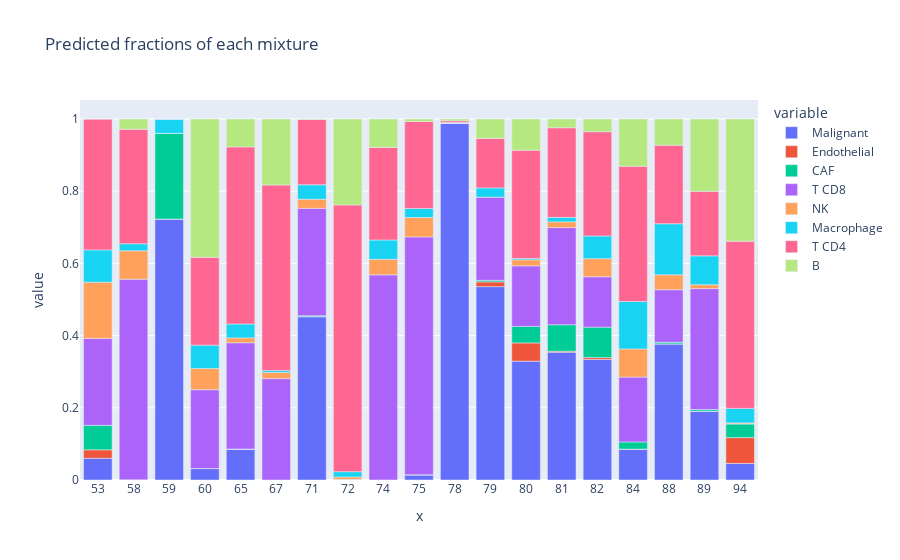

The cell this chart's notebook holds for it:
### Code cell
fig = px.bar(
    fractions_csx,  #.astype(index={"mixture_id": str}),
    x=fractions_csx.index.astype(str),
    y=fractions_csx.columns,
    title="Predicted fractions of each mixture"
)

fig.show()

### Figure 1 — Plotly figure (JSON) as saved in the notebook; plotly's stock layout.template omitted (floating-point values rounded to 4 significant figures)
{"data": [{"alignmentgroup": "True", "hovertemplate": "variable=Malignant<br>x=%{x}<br>value=%{y}<extra></extra>", "legendgroup": "Malignant", "marker": {"color": "#636efa", "pattern": {"shape": ""}}, "name": "Malignant", "offsetgroup": "Malignant", "orientation": "v", "showlegend": true, "textposition": "auto", "type": "bar", "x": ["53", "58", "59", "60", "65", "67", "71", "72", "74", "75", "78", "79", "80", "81", "82", "84", "88", "89", "94"], "xaxis": "x", "y": [0.06027, 0, 0.7228, 0.03165, 0.08585, 0, 0.4522, 0.0006403, 0, 0.01439, 0.9886, 0.5357, 0.3293, 0.3538, 0.3339, 0.08454, 0.377, 0.1904, 0.04587], "yaxis": "y"}, {"alignmentgroup": "True", "hovertemplate": "variable=Endothelial<br>x=%{x}<br>value=%{y}<extra></extra>", "legendgroup": "Endothelial", "marker": {"color": "#EF553B", "pattern": {"shape": ""}}, "name": "Endothelial", "offsetgroup": "Endothelial", "orientation": "v", "showlegend": true, "textposition": "auto", "type": "bar", "x": ["53", "58", "59", "60", "65", "67", "71", "72", "74", "75", "78", "79", "80", "81", "82", "84", "88", "89", "94"], "xaxis": "x", "y": [0.02334, 0, 1.231e-05, 0.0002451, 0, 0, 0.0005218, 0, 0, 4.345e-05, 0, 0.01305, 0.05049, 0.00282, 0.005229, 0.0009506, 0, 0.0003915, 0.07156], "yaxis": "y"}, {"alignmentgroup": "True", "hovertemplate": "variable=CAF<br>x=%{x}<br>value=%{y}<extra></extra>", "legendgroup": "CAF", "marker": {"color": "#00cc96", "pattern": {"shape": ""}}, "name": "CAF", "offsetgroup": "CAF", "orientation": "v", "showlegend": true, "textposition": "auto", "type": "bar", "x": ["53", "58", "59", "60", "65", "67", "71", "72", "74", "75", "78", "79", "80", "81", "82", "84", "88", "89", "94"], "xaxis": "x", "y": [0.06784, 0.0005217, 0.2374, 0, 0, 0, 0.00239, 0.0009415, 0.0001119, 0, 0.0005189, 0.004319, 0.04569, 0.07347, 0.08432, 0.0199, 0.00439, 0.004475, 0.03827], "yaxis": "y"}, {"alignmentgroup": "True", "hovertemplate": "variable=T CD8<br>x=%{x}<br>value=%{y}<extra></extra>", "legendgroup": "T CD8", "marker": {"color": "#ab63fa", "pattern": {"shape": ""}}, "name": "T CD8", "offsetgroup": "T CD8", "orientation": "v", "showlegend": true, "textposition": "auto", "type": "bar", "x": ["53", "58", "59", "60", "65", "67", "71", "72", "74", "75", "78", "79", "80", "81", "82", "84", "88", "89", "94"], "xaxis": "x", "y": [0.2408, 0.5556, 0, 0.2182, 0.2944, 0.2809, 0.2975, 0, 0.5682, 0.6588, 0, 0.2306, 0.1678, 0.269, 0.1396, 0.1797, 0.1457, 0.335, 0], "yaxis": "y"}, {"alignmentgroup": "True", "hovertemplate": "variable=NK<br>x=%{x}<br>value=%{y}<extra></extra>", "legendgroup": "NK", "marker": {"color": "#FFA15A", "pattern": {"shape": ""}}, "name": "NK", "offsetgroup": "NK", "orientation": "v", "showlegend": true, "textposition": "auto", "type": "bar", "x": ["53", "58", "59", "60", "65", "67", "71", "72", "74", "75", "78", "79", "80", "81", "82", "84", "88", "89", "94"], "xaxis": "x", "y": [0.1558, 0.07889, 6.142e-05, 0.05895, 0.01348, 0.01737, 0.02525, 0.006733, 0.04306, 0.0539, 0, 0, 0.01671, 0.01597, 0.05008, 0.07804, 0.04133, 0.01071, 0.002549], "yaxis": "y"}, {"alignmentgroup": "True", "hovertemplate": "variable=Macrophage<br>x=%{x}<br>value=%{y}<extra></extra>", "legendgroup": "Macrophage", "marker": {"color": "#19d3f3", "pattern": {"shape": ""}}, "name": "Macrophage", "offsetgroup": "Macrophage", "orientation": "v", "showlegend": true, "textposition": "auto", "type": "bar", "x": ["53", "58", "59", "60", "65", "67", "71", "72", "74", "75", "78", "79", "80", "81", "82", "84", "88", "89", "94"], "xaxis": "x", "y": [0.08944, 0.01947, 0.03953, 0.06453, 0.03843, 0.005179, 0.03998, 0.01476, 0.05343, 0.02497, 0.001037, 0.02545, 0.00376, 0.01238, 0.06298, 0.1314, 0.1415, 0.07999, 0.04014], "yaxis": "y"}, {"alignmentgroup": "True", "hovertemplate": "variable=T CD4<br>x=%{x}<br>value=%{y}<extra></extra>", "legendgroup": "T CD4", "marker": {"color": "#FF6692", "pattern": {"shape": ""}}, "name": "T CD4", "offsetgroup": "T CD4", "orientation": "v", "showlegend": true, "textposition": "auto", "type": "bar", "x": ["53", "58", "59", "60", "65", "67", "71", "72", "74", "75", "78", "79", "80", "81", "82", "84", "88", "89", "94"], "xaxis": "x", "y": [0.3625, 0.3171, 0.000214, 0.2432, 0.4905, 0.5138, 0.1809, 0.7388, 0.2564, 0.2409, 0.004847, 0.1371, 0.2998, 0.2483, 0.2886, 0.3745, 0.2176, 0.1786, 0.4632], "yaxis": "y"}, {"alignmentgroup": "True", "hovertemplate": "variable=B<br>x=%{x}<br>value=%{y}<extra></extra>", "legendgroup": "B", "marker": {"color": "#B6E880", "pattern": {"shape": ""}}, "name": "B", "offsetgroup": "B", "orientation": "v", "showlegend": true, "textposition": "auto", "type": "bar", "x": ["53", "58", "59", "60", "65", "67", "71", "72", "74", "75", "78", "79", "80", "81", "82", "84", "88", "89", "94"], "xaxis": "x", "y": [0, 0.02837, 0, 0.3832, 0.07734, 0.1828, 0.001269, 0.2381, 0.07876, 0.006949, 0.00495, 0.05375, 0.08647, 0.0242, 0.03532, 0.1309, 0.07253, 0.2005, 0.3385], "yaxis": "y"}], "layout": {"autosize": true, "barmode": "relative", "legend": {"title": {"text": "variable"}, "tracegroupgap": 0}, "title": {"text": "Predicted fractions of each mixture"}, "xaxis": {"anchor": "y", "autorange": true, "domain": [0, 1], "range": [-0.5, 18.5], "title": {"text": "x"}, "type": "category"}, "yaxis": {"anchor": "x", "autorange": true, "domain": [0, 1], "range": [0, 1.053], "title": {"text": "value"}, "type": "linear"}}}
